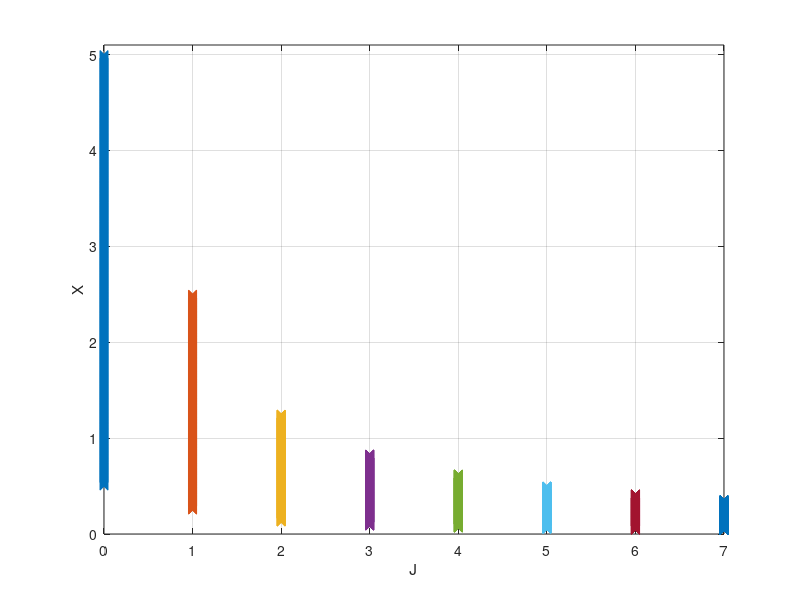

Recreate this plot in MATLAB.
% This function simulates set behavior according to Example 3.5
clear all
figure(1), clf
% Initial condition set Xo
% J for simulation
J=8;
% N: grading space
N=1000;
Xo=linspace(0.5,5,N);
% for j=0
X = Xo;
% Xj+1=G(Xj)
for j=1:J
    X_plus=Xo/(2*j);
    X = vertcat(X,X_plus);
end
% stem(X); grid on
for i=1:J
plot(X(i,:)*0+i-1,X(i,:),'x'); grid on;  hold on;  % added "-1" to start at zero
end
%title('Example 3.5: Set Evolution for J=8');
ylabel('X');xlabel('J')
axis([0 7 0 5.1])
print -depsc -tiff -r300 AlphaXSim1